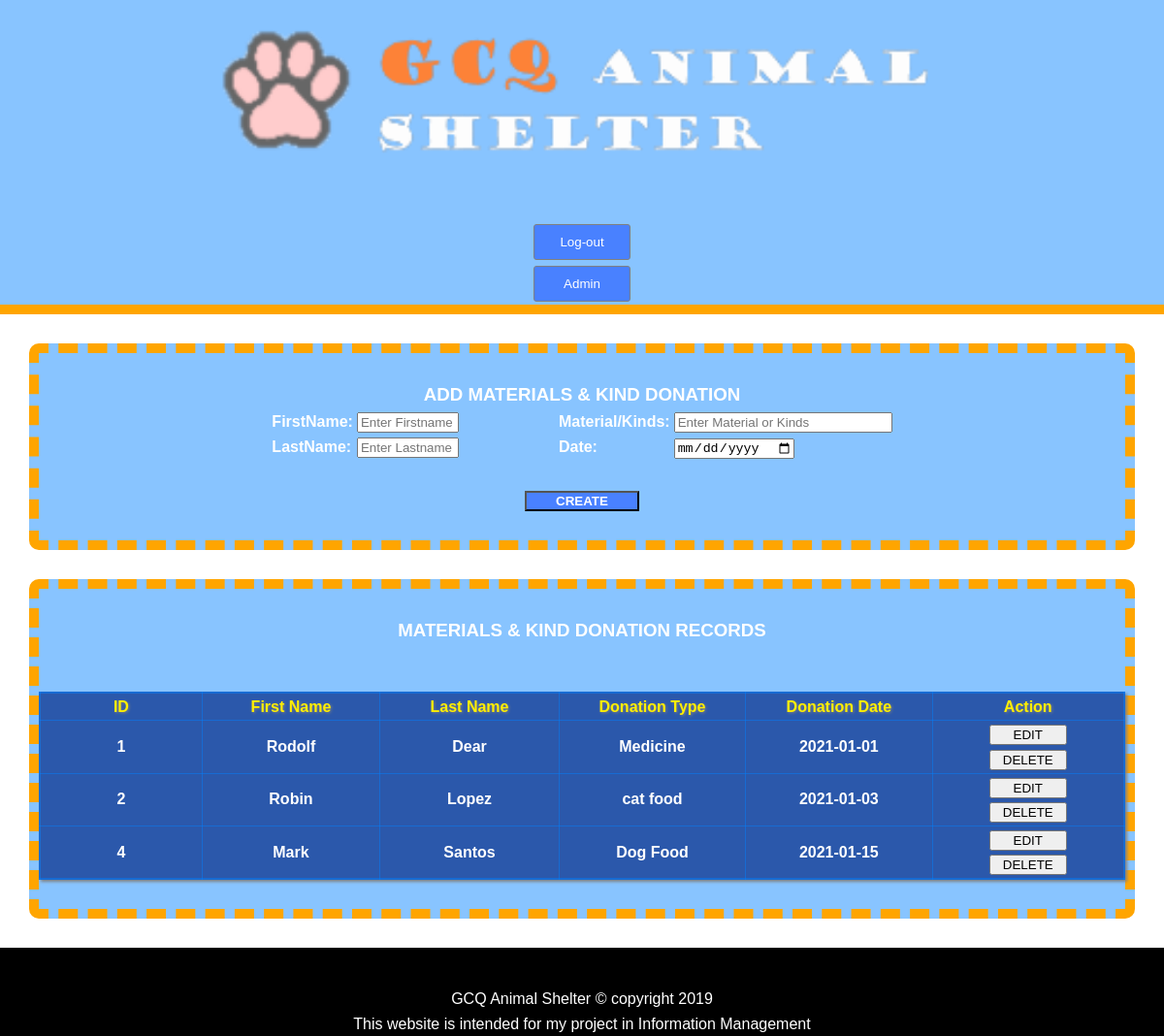
Screenshot of /CrudMaterial.php (signed in) with the database file from the repository.
### tables this page shows
CREATE TABLE `donation1` (
  `donation1_id` int(11) NOT NULL,
  `donation1_fname` varchar(100) NOT NULL,
  `donation1_lname` varchar(100) NOT NULL,
  `donation1_type` varchar(45) DEFAULT NULL,
  `donation1_date` varchar(45) DEFAULT NULL
);

### readMaterial.php (called while the page is built)
<?php
require('includes/config.php');
$materialQuery = "SELECT * FROM donation1";
$materialSql = mysqli_query($conn, $materialQuery);
?>

### CrudMaterial.php (the view, shortened to what this page needs)
<?php
include ('readMaterial.php');
?>
<!DOCTYPE html>
<html>
<head>
	<link rel="stylesheet" type="text/css" href="css/style.css">
</head>
<body>
 <header id="mainHeader">
	 	<div class="case">
	 		<img src="image/cat.png">
	    	<nav>
	    		<ul style="display: inline">
	    			<li>
	   					<form action="logout.php" method="post">
	    				<input type="submit" name="logout" value="Log-out"  style="color: white; background-color: #0034FF77;padding: 10px;  border-radius: 3px; border: 1px solid gray; width: 100px; margin: 3px">
	    				</form>
	    			</li>
	    			<li>
	   					<form action="adminPanel.php" method="post">
	    				<input type="submit" name="adminPanel" value="Admin"  style="color: white; background-color: #0034FF77;padding: 10px;  border-radius: 3px; border: 1px solid gray; width: 100px; margin: 3px ">
	    				</form>
	    			</li>
	    		</ul>
	    	</nav>
	    </div>
     </header>
<div class="create">
	<h3>ADD MATERIALS & KIND DONATION</h3>
	<form  action="createMaterial.php" method="post" enctype="multipart/form-data">
	<table>
		<td>
			<p><label>FirstName:</label></p>
			<p><label>LastName:</label></p>
		</td>
		<td>
			<p><input type="text" name="materialFname" placeholder="Enter Firstname" size="10" required/></p>
			<p><input type="text" name="materialLname" placeholder="Enter Lastname" size="10" required/></p>
		</td>
		<td class="labels">
			<p><label>Material/Kinds:</label></p>
			<p><label>Date:</label></p>
		</td>
		<td>
			<p><input type="text" name="materialType" placeholder="Enter Material or Kinds" size="25" required/></p>
			<p><input type="date" name="materialDate" placeholder="Enter Date" size="20" required /></p>
		</td>
	</table>
	<h3 class="btncreate"><input type="submit" name="materialCreate" value="CREATE"></h3>
	</form>
</div>
<div class="records">
<h3>MATERIALS & KIND DONATION RECORDS</h3>
		<table border="1" style="border-collapse: collapse;" >
		<tr>
			<th>ID</th>
			<th>First Name</th>
			<th>Last Name</th>
			<th>Donation Type</th>
			<th>Donation Date</th>
			<th>Action</th>
		</tr>
<?php
if (isset($_SESSION['username'])) {
while($result = mysqli_fetch_array($materialSql)){?>
		 <tr>
			<td><?php echo $result['donation1_id'] ?></td>
			<td><?php echo $result['donation1_fname'] ?></td>
			<td><?php echo $result['donation1_lname'] ?></td>
			<td><?php echo $result['donation1_type'] ?></td>
			<td><?php echo $result['donation1_date'] ?></td>
			<td>
				<form action="updateMaterial.php" method="get" >
					<input type="submit" name="editDonation1" value="EDIT" style="width: 80px">
				</form>
				<form action="deleteMaterial.php" method="get">
					<input type="submit" name="deleteDonation1" value="DELETE" style="width: 80px">
				</form>
			</td>
		</tr>
<?php
}
}
else
{echo '<script>window.location.href = "login.php"</script>';}
?>
</table>
</div>
<footer>
	<div>
		GCQ Animal Shelter &copy; copyright 2019
		<p>This website is intended for my project in Information Management</p>
	</div>
</footer>
</body>
</html>

### css/style.css (style rules this page uses)
* { margin:0; }
body { font-family: Arial; line-height: 1.6em; font-size: 16px; }
.case { margin:auto; width: 80%; overflow: hidden; text-shadow: 1px 1px 2px black; }
#mainHeader { background-color: #0080FF77; }
#mainHeader nav { float: right; }
#mainHeader ul { padding-top: 30px; }
#mainHeader li { display: inline; }
footer { background-color: black; text-align: center; color: white; padding-top: 40px; }
@media (max-width: 1200px) { #mainHeader, #mainHeader nav, .link a { float: none; width: 100%; text-align: center; display: block; } }
@media (max-width: 1200px) { #mainHeader img { width: 80%; } }

### CrudMaterial.php (style rules this page uses)
.labels { padding-left: 100px; }
.create h3 { text-align: center; }
.create table { margin-left: auto; margin-right: auto; }
.records table { border: 2px solid #0080FF77; background-color: #2b58ab; box-shadow: gray 2px 2px 3px; }
.create { position: static; margin: 30px; padding-top: 30px; padding-bottom: : 30px; background-color: #0080FF77; border-radius: 10px; border: 10px dashed orange; color: white; font-weight: 900; }
#mainHeader { border-bottom: 10px solid orange; }
.btncreate input { margin: 30px; padding-left: 30px; padding-right: 30px; background-color: #0034FF77; font-weight: 900; color: white; }
.records h3 { text-align: center; margin-bottom: 50px; }
.records { position: static; margin: 30px; padding-top: 30px; padding-bottom: : 30px; background-color: #0080FF77; border-radius: 10px; border: 10px dashed orange; color: white; font-weight: 900; }
.records table { margin-left: auto; margin-right: auto; margin-bottom: 30px; }
.records th { width: 100px; }
.records td { text-align: center; }
.records th { color: #FFEF00 ; text-shadow: gray 1px 1px 3px; width: 300px; }

### rows the page displays
donation1: donation1_id "1", donation1_fname "Rodolf", donation1_lname "Dear", donation1_type "Medicine", donation1_date "2021-01-01"
donation1: donation1_id "2", donation1_fname "Robin", donation1_lname "Lopez", donation1_type "cat food", donation1_date "2021-01-03"
donation1: donation1_id "4", donation1_fname "Mark", donation1_lname "Santos", donation1_type "Dog Food", donation1_date "2021-01-15"
